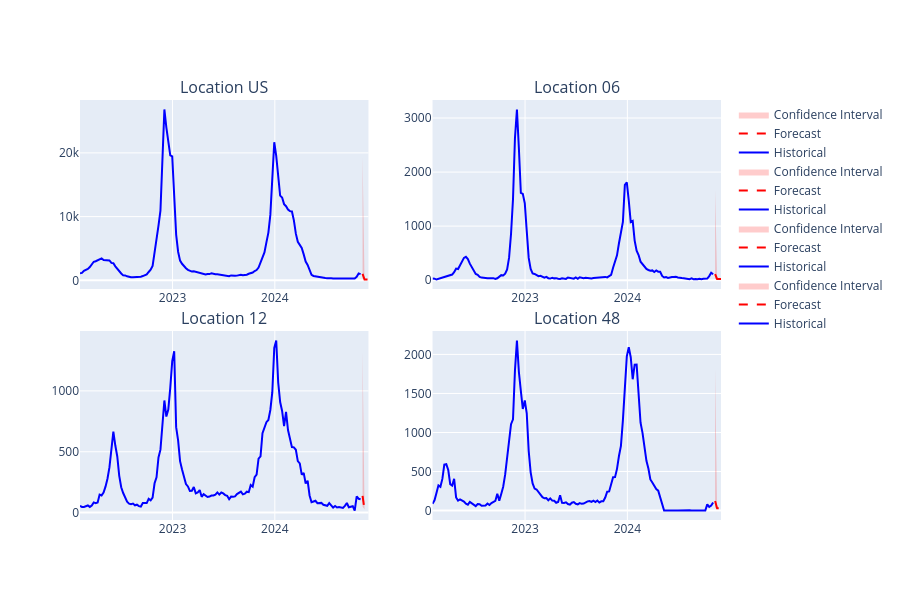

The code cell stored with this chart in its notebook:
### Code cell
# Alternative: Use plotly for better datetime handling (if available)
try:
    import plotly.graph_objects as go
    from plotly.subplots import make_subplots
    
    if 'forecast_file' in results:
        # Create subplots
        fig = make_subplots(
            rows=2, cols=2,
            subplot_titles=[f'Location {loc}' for loc in target_locations],
            vertical_spacing=0.1
        )
        
        for i, location in enumerate(target_locations):
            # Get data
            hist_data = data[data['location'] == location].sort_values('date')
            forecast_data = forecasts[forecasts['location'] == location].sort_values('forecast_date')
            
            # Convert dates
            hist_dates = pd.to_datetime(hist_data['date'])
            forecast_dates = pd.to_datetime(forecast_data['forecast_date'])
            
            # Calculate subplot position
            row = (i // 2) + 1
            col = (i % 2) + 1
            
            # Add historical data
            fig.add_trace(
                go.Scatter(x=hist_dates, y=hist_data['value'],
                          mode='lines', name='Historical', line=dict(color='blue')),
                row=row, col=col
            )
            
            # Add forecasts
            fig.add_trace(
                go.Scatter(x=forecast_dates, y=forecast_data['forecast'],
                          mode='lines', name='Forecast', line=dict(color='red', dash='dash')),
                row=row, col=col
            )
            
            # Add confidence intervals if available
            if 'confidence_lower' in forecast_data.columns:
                fig.add_trace(
                    go.Scatter(x=forecast_dates, y=forecast_data['confidence_upper'],
                              mode='lines', line=dict(width=0), showlegend=False),
                    row=row, col=col
                )
                fig.add_trace(
                    go.Scatter(x=forecast_dates, y=forecast_data['confidence_lower'],
                              mode='lines', line=dict(width=0), fill='tonexty',
                              fillcolor='rgba(255,0,0,0.2)', name='Confidence Interval'),
                    row=row, col=col
                )
        
        fig.update_layout(height=600, showlegend=True)
        fig.show()
    else:
        print("No forecast data available for visualization")
        
except ImportError:
    print("Plotly not available, using matplotlib instead")
    # Fall back to the simple matplotlib approach above

### Figure 1 — Plotly figure (JSON) as saved in the notebook; plotly's stock layout.template omitted (floating-point values rounded to 4 significant figures; data arrays with more than 128 entries replaced by an {"elided": "..."} marker saying what was removed)
{"data": [{"line": {"color": "blue"}, "mode": "lines", "name": "Historical", "type": "scatter", "x": {"elided": "144 str values"}, "xaxis": "x", "y": {"elided": "144 float values"}, "yaxis": "y"}, {"line": {"color": "red", "dash": "dash"}, "mode": "lines", "name": "Forecast", "type": "scatter", "x": ["2024-11-09T00:00:00.000000000", "2024-11-16T00:00:00.000000000", "2024-11-23T00:00:00.000000000", "2024-11-30T00:00:00.000000000"], "xaxis": "x", "y": [1009.0, 120.6, 120.6, 120.6], "yaxis": "y"}, {"line": {"width": 0}, "mode": "lines", "showlegend": false, "type": "scatter", "x": ["2024-11-09T00:00:00.000000000", "2024-11-16T00:00:00.000000000", "2024-11-23T00:00:00.000000000", "2024-11-30T00:00:00.000000000"], "xaxis": "x", "y": [19560.0, 120.6, 120.6, 120.6], "yaxis": "y"}, {"fill": "tonexty", "fillcolor": "rgba(255,0,0,0.2)", "line": {"width": 0}, "mode": "lines", "name": "Confidence Interval", "type": "scatter", "x": ["2024-11-09T00:00:00.000000000", "2024-11-16T00:00:00.000000000", "2024-11-23T00:00:00.000000000", "2024-11-30T00:00:00.000000000"], "xaxis": "x", "y": [220.2, 120.6, 120.6, 120.6], "yaxis": "y"}, {"line": {"color": "blue"}, "mode": "lines", "name": "Historical", "type": "scatter", "x": {"elided": "144 str values"}, "xaxis": "x2", "y": {"elided": "144 float values"}, "yaxis": "y2"}, {"line": {"color": "red", "dash": "dash"}, "mode": "lines", "name": "Forecast", "type": "scatter", "x": ["2024-11-09T00:00:00.000000000", "2024-11-16T00:00:00.000000000", "2024-11-23T00:00:00.000000000", "2024-11-30T00:00:00.000000000"], "xaxis": "x2", "y": [109.9, 23.28, 23.28, 23.28], "yaxis": "y2"}, {"line": {"width": 0}, "mode": "lines", "showlegend": false, "type": "scatter", "x": ["2024-11-09T00:00:00.000000000", "2024-11-16T00:00:00.000000000", "2024-11-23T00:00:00.000000000", "2024-11-30T00:00:00.000000000"], "xaxis": "x2", "y": [1684.0, 23.28, 23.28, 23.28], "yaxis": "y2"}, {"fill": "tonexty", "fillcolor": "rgba(255,0,0,0.2)", "line": {"width": 0}, "mode": "lines", "name": "Confidence Interval", "type": "scatter", "x": ["2024-11-09T00:00:00.000000000", "2024-11-16T00:00:00.000000000", "2024-11-23T00:00:00.000000000", "2024-11-30T00:00:00.000000000"], "xaxis": "x2", "y": [21.47, 23.28, 23.28, 23.28], "yaxis": "y2"}, {"line": {"color": "blue"}, "mode": "lines", "name": "Historical", "type": "scatter", "x": {"elided": "144 str values"}, "xaxis": "x3", "y": {"elided": "144 float values"}, "yaxis": "y3"}, {"line": {"color": "red", "dash": "dash"}, "mode": "lines", "name": "Forecast", "type": "scatter", "x": ["2024-11-09T00:00:00.000000000", "2024-11-16T00:00:00.000000000", "2024-11-23T00:00:00.000000000", "2024-11-30T00:00:00.000000000"], "xaxis": "x3", "y": [137.0, 24.75, 24.75, 24.75], "yaxis": "y3"}, {"line": {"width": 0}, "mode": "lines", "showlegend": false, "type": "scatter", "x": ["2024-11-09T00:00:00.000000000", "2024-11-16T00:00:00.000000000", "2024-11-23T00:00:00.000000000", "2024-11-30T00:00:00.000000000"], "xaxis": "x3", "y": [1333.0, 24.75, 24.75, 24.75], "yaxis": "y3"}, {"fill": "tonexty", "fillcolor": "rgba(255,0,0,0.2)", "line": {"width": 0}, "mode": "lines", "name": "Confidence Interval", "type": "scatter", "x": ["2024-11-09T00:00:00.000000000", "2024-11-16T00:00:00.000000000", "2024-11-23T00:00:00.000000000", "2024-11-30T00:00:00.000000000"], "xaxis": "x3", "y": [49.85, 24.75, 24.75, 24.75], "yaxis": "y3"}, {"line": {"color": "blue"}, "mode": "lines", "name": "Historical", "type": "scatter", "x": {"elided": "144 str values"}, "xaxis": "x4", "y": {"elided": "144 float values"}, "yaxis": "y4"}, {"line": {"color": "red", "dash": "dash"}, "mode": "lines", "name": "Forecast", "type": "scatter", "x": ["2024-11-09T00:00:00.000000000", "2024-11-16T00:00:00.000000000", "2024-11-23T00:00:00.000000000", "2024-11-30T00:00:00.000000000"], "xaxis": "x4", "y": [121.2, 30.23, 30.23, 30.23], "yaxis": "y4"}, {"line": {"width": 0}, "mode": "lines", "showlegend": false, "type": "scatter", "x": ["2024-11-09T00:00:00.000000000", "2024-11-16T00:00:00.000000000", "2024-11-23T00:00:00.000000000", "2024-11-30T00:00:00.000000000"], "xaxis": "x4", "y": [1834.0, 30.23, 30.23, 30.23], "yaxis": "y4"}, {"fill": "tonexty", "fillcolor": "rgba(255,0,0,0.2)", "line": {"width": 0}, "mode": "lines", "name": "Confidence Interval", "type": "scatter", "x": ["2024-11-09T00:00:00.000000000", "2024-11-16T00:00:00.000000000", "2024-11-23T00:00:00.000000000", "2024-11-30T00:00:00.000000000"], "xaxis": "x4", "y": [36.45, 30.23, 30.23, 30.23], "yaxis": "y4"}], "layout": {"annotations": [{"font": {"size": 16}, "showarrow": false, "text": "Location US", "x": 0.225, "xanchor": "center", "xref": "paper", "y": 1, "yanchor": "bottom", "yref": "paper"}, {"font": {"size": 16}, "showarrow": false, "text": "Location 06", "x": 0.775, "xanchor": "center", "xref": "paper", "y": 1, "yanchor": "bottom", "yref": "paper"}, {"font": {"size": 16}, "showarrow": false, "text": "Location 12", "x": 0.225, "xanchor": "center", "xref": "paper", "y": 0.45, "yanchor": "bottom", "yref": "paper"}, {"font": {"size": 16}, "showarrow": false, "text": "Location 48", "x": 0.775, "xanchor": "center", "xref": "paper", "y": 0.45, "yanchor": "bottom", "yref": "paper"}], "height": 600, "showlegend": true, "xaxis": {"anchor": "y", "domain": [0, 0.45]}, "xaxis2": {"anchor": "y2", "domain": [0.55, 1]}, "xaxis3": {"anchor": "y3", "domain": [0, 0.45]}, "xaxis4": {"anchor": "y4", "domain": [0.55, 1]}, "yaxis": {"anchor": "x", "domain": [0.55, 1]}, "yaxis2": {"anchor": "x2", "domain": [0.55, 1]}, "yaxis3": {"anchor": "x3", "domain": [0, 0.45]}, "yaxis4": {"anchor": "x4", "domain": [0, 0.45]}}}
